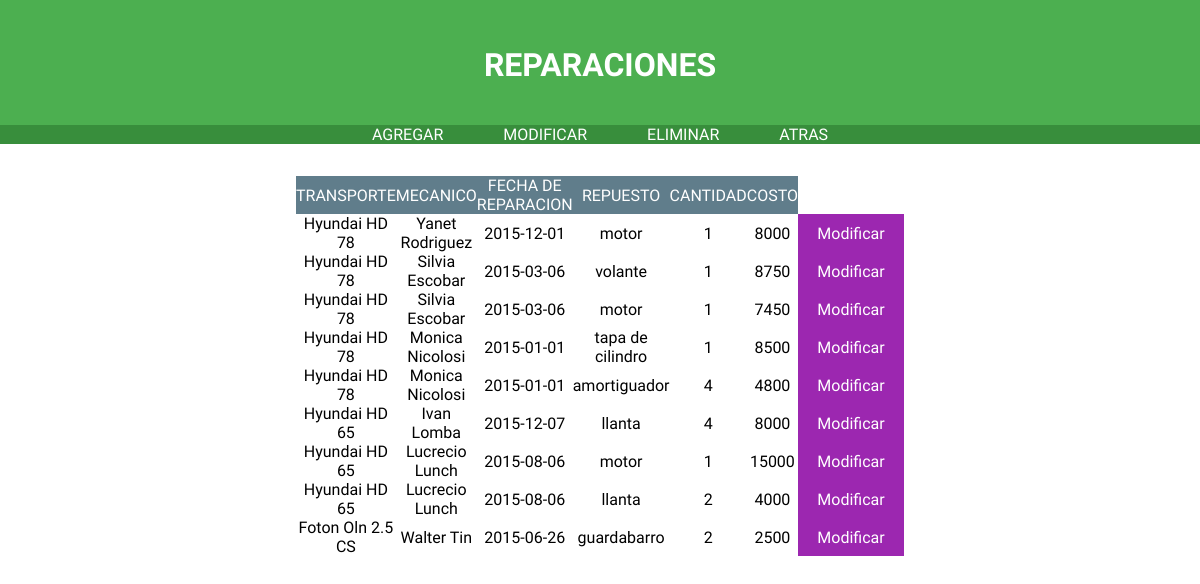
The page /Web/php/SUPERVISOR/modificar_reparacion.php (signed in) on the database its author committed.
### tables this page shows
create table if not exists mecanico
 (id_mecanico int primary key,
  nombre varchar(30)
 );

create table if not exists marca
(id_marca int primary key,
 descripcion varchar(30)
 );

create table if not exists modelo
	(id_modelo int primary key,
     descripcion varchar (30)
);

create table if not exists reparacion 
	(codigo_reparacion int unique,
     id_mecanico int, 
     id_transporte int,
     id_orden int,
     costo int, 
     fecha date, 
	constraint reparacion_pk primary key (codigo_reparacion, id_mecanico, id_orden),
    constraint id_usuario_mecanico_reparacion foreign key (id_mecanico) references mecanico (id_mecanico)
    ON DELETE CASCADE
	ON UPDATE CASCADE,
    constraint id_transporte_reparacion foreign key (id_transporte) references transporte (id_transporte)
    ON DELETE CASCADE
	ON UPDATE CASCADE,
    constraint id_orden_reparacion foreign key (id_orden) references orden (id_orden)
	ON DELETE CASCADE
	ON UPDATE CASCADE
);

create table if not exists repuesto
	(id_repuesto int primary key,
     descripcion varchar(20),
     costo double
);

create table if not exists orden
	(id_orden int primary key,
    id_repuesto int,
    cantidad int,
    constraint id_repuesto_orden foreign key (id_repuesto) references repuesto (id_repuesto)
	ON DELETE CASCADE
	ON UPDATE CASCADE
);

### Web/php/rutas.php (called while the page is built, shortened)
<?php
		$validar_modificacion_reparacion="validar_modificacion_reparacion.php";
?>

### Web/php/SUPERVISOR/modificar_reparacion.php (the view, shortened to what this page needs)
<html>
<head>
</head>
<body>
   <?php include ("reparacion_datos.php"); ?>
<?PHP
	include ('../rutas.php');
	$consulta_reparacion = mysql_query ("SELECT R.codigo_reparacion ID,M.nombre mecanico,R.costo costo,R.fecha fecha,REP.descripcion repuesto,O.cantidad cantidad,MA.descripcion marca,MO.descripcion modelo
										 FROM mecanico M inner join
											  reparacion R on M.id_mecanico=R.id_mecanico inner join
											  orden O on R.id_orden = O.id_orden inner join
											  repuesto REP on REP.id_repuesto = O.id_repuesto inner join
											  transporte T on T.id_transporte = R.id_transporte inner join
											  vehiculo V on T.id_vehiculo = V.id_vehiculo inner join
											  marca MA on MA.id_marca = V.id_marca inner join
											  modelo MO on MO.id_modelo = V.id_modelo")or die (mysql_error());
	echo"
	<div id='divContenedor'>
	<div class='divTabla'>
       "	;
					if ($row = mysql_fetch_array($consulta_reparacion)){
					echo "<table border = '1'> \n";
					echo "<tr><td>TRANSPORTE</td><td>MECANICO</td><td>FECHA DE REPARACION</td><td>REPUESTO</td><td>CANTIDAD</td><td>COSTO</td></tr>\n";
					do{
						echo "<tr><td>".$row["marca"]." ".$row["modelo"]."</td><td>".$row["mecanico"]."</td><td>".$row["fecha"]."</td><td>".$row["repuesto"]."</td><td>".$row["cantidad"]."</td><td>".$row["costo"]."</td><td class='tBotonModif'><a href='".$validar_modificacion_reparacion ."?ID=".$row["ID"]."' class = 'tLink' >Modificar</a></td></tr> \n";
					} while ($row = mysql_fetch_array($consulta_reparacion));
					echo "</table> \n";
				} else {
					echo "<h3> No se encontraron registros </h3>";
				}
?>
 </body>
</html>

### Web/Css/login.css (style rules this page uses)
html { margin: 0; padding: 0; }
body { background-color: #FFF; margin: 0; font-family: 'Ubuntu',sans-serif; padding: 0; }
#divContenedor { margin-left: 200px; margin-right: 200px; text-align: center; }
a { color: #FFF; }
a:link { text-decoration: none; }
.divTabla { padding: 1em 3em; margin: 1em 3em; border-spacing: 0; }
.divTabla table { border-collapse: separate; border-spacing: 0; border-color: #fff; width: 100%; height: auto; border: 0; padding: 0; }
.divTabla td { vertical-align: middle; background-color: #fff; border: 0; height: 30px; text-align: center; padding: 0; color: #000; }
.divTabla tr:first-child td { background-color: #607D8B; text-align: center; color: #fff; }
table tr td.tBotonModif { vertical-align: middle; text-align: center; width: 125px; background-color: #9C27B0; }
.tLink { color: #FFF; }
.tLink:link { text-decoration: none; }

### rows shown on the page
mecanico: marca.descripcion "Hyundai", modelo.descripcion "HD 78", nombre "Yanet Rodriguez", reparacion.fecha "2015-12-01", repuesto.descripcion "motor", orden.cantidad "1", reparacion.costo "8000"
mecanico: marca.descripcion "Hyundai", modelo.descripcion "HD 78", nombre "Silvia Escobar", reparacion.fecha "2015-03-06", repuesto.descripcion "volante", orden.cantidad "1", reparacion.costo "8750", repuesto.descripcion "motor", reparacion.costo "7450"
mecanico: marca.descripcion "Hyundai", modelo.descripcion "HD 78", nombre "Monica Nicolosi", reparacion.fecha "2015-01-01", repuesto.descripcion "tapa de cilindro", orden.cantidad "1", reparacion.costo "8500", repuesto.descripcion "amortiguador", orden.cantidad "4", reparacion.costo "4800"
mecanico: marca.descripcion "Hyundai", modelo.descripcion "HD 65", nombre "Ivan Lomba", reparacion.fecha "2015-12-07", repuesto.descripcion "llanta", orden.cantidad "4", reparacion.costo "8000"
mecanico: marca.descripcion "Hyundai", modelo.descripcion "HD 65", nombre "Lucrecio Lunch", reparacion.fecha "2015-08-06", repuesto.descripcion "motor", orden.cantidad "1", reparacion.costo "15000", repuesto.descripcion "llanta", orden.cantidad "2", reparacion.costo "4000"
mecanico: marca.descripcion "Foton", modelo.descripcion "Oln 2.5 CS", nombre "Walter Tin", reparacion.fecha "2015-06-26", repuesto.descripcion "guardabarro", orden.cantidad "2", reparacion.costo "2500"
